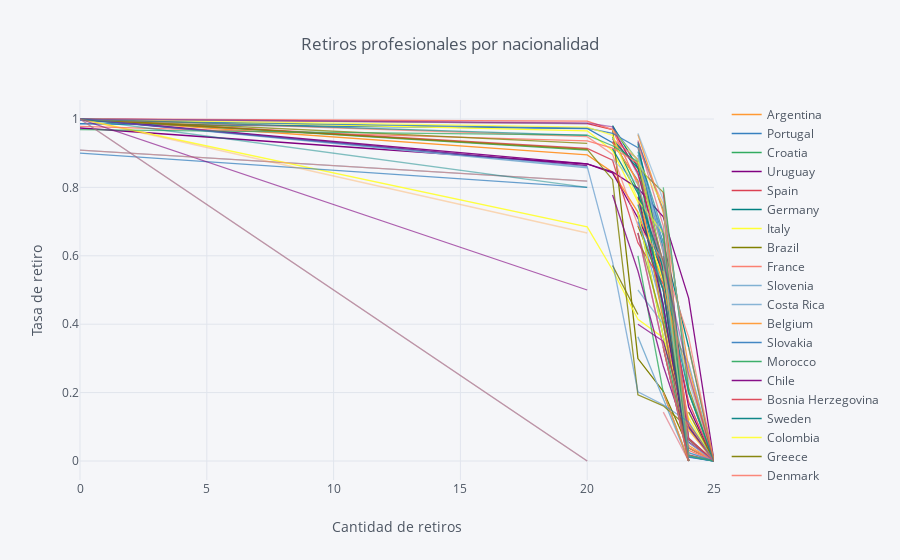

Notebook cell for this chart:
### Code cell
rates=survival(test, 'Nationality', 'Expire', 'Retirement')
rates.iplot(kind='line', xTitle='Cantidad de retiros', 
            yTitle='Tasa de retiro', title='Retiros profesionales por nacionalidad')

### Figure 1 — Plotly figure (JSON) as saved in the notebook; plotly's stock layout.template omitted (floating-point values rounded to 4 significant figures)
{"data": [{"line": {"color": "rgba(255, 153, 51, 1.0)", "dash": "solid", "shape": "linear", "width": 1.3}, "mode": "lines", "name": "Argentina", "text": "", "type": "scatter", "x": [0, 20, 21, 22, 23, 24, 25], "y": [1, 0.8949, 0.8444, 0.7276, 0.5214, 0.1089, 0]}, {"line": {"color": "rgba(55, 128, 191, 1.0)", "dash": "solid", "shape": "linear", "width": 1.3}, "mode": "lines", "name": "Portugal", "text": "", "type": "scatter", "x": [0, 20, 21, 22, 23, 24, 25], "y": [0.9861, 0.9722, 0.9306, 0.8194, 0.4583, 0.01389, 0]}, {"line": {"color": "rgba(50, 171, 96, 1.0)", "dash": "solid", "shape": "linear", "width": 1.3}, "mode": "lines", "name": "Croatia", "text": "", "type": "scatter", "x": [0, 20, 21, 22, 23, 24, 25], "y": [1, "", 0.9474, 0.7895, 0.4211, 0.1053, 0]}, {"line": {"color": "rgba(128, 0, 128, 1.0)", "dash": "solid", "shape": "linear", "width": 1.3}, "mode": "lines", "name": "Uruguay", "text": "", "type": "scatter", "x": [0, 20, 21, 22, 23, 24, 25], "y": [0.9737, 0.8684, 0.8421, 0.7105, 0.5526, 0.1579, 0]}, {"line": {"color": "rgba(219, 64, 82, 1.0)", "dash": "solid", "shape": "linear", "width": 1.3}, "mode": "lines", "name": "Spain", "text": "", "type": "scatter", "x": [0, 20, 21, 22, 23, 24, 25], "y": [1, 0.9866, 0.9688, 0.8438, 0.558, 0.01786, 0]}, {"line": {"color": "rgba(0, 128, 128, 1.0)", "dash": "solid", "shape": "linear", "width": 1.3}, "mode": "lines", "name": "Germany", "text": "", "type": "scatter", "x": [0, 20, 21, 22, 23, 24, 25], "y": [1, "", 0.9806, 0.8581, 0.6258, 0.0129, 0]}, {"line": {"color": "rgba(255, 255, 51, 1.0)", "dash": "solid", "shape": "linear", "width": 1.3}, "mode": "lines", "name": "Italy", "text": "", "type": "scatter", "x": [0, 20, 21, 22, 23, 24, 25], "y": [1, 0.9653, 0.9075, 0.7572, 0.526, 0, ""]}, {"line": {"color": "rgba(128, 128, 0, 1.0)", "dash": "solid", "shape": "linear", "width": 1.3}, "mode": "lines", "name": "Brazil", "text": "", "type": "scatter", "x": [0, 20, 21, 22, 23, 24, 25], "y": [1, "", 0.9713, 0.2994, 0.2038, 0.03822, 0]}, {"line": {"color": "rgba(251, 128, 114, 1.0)", "dash": "solid", "shape": "linear", "width": 1.3}, "mode": "lines", "name": "France", "text": "", "type": "scatter", "x": [0, 20, 21, 22, 23, 24, 25], "y": [1, 0.9938, 0.9689, 0.8075, 0.5466, 0.03106, 0]}, {"line": {"color": "rgba(128, 177, 211, 1.0)", "dash": "solid", "shape": "linear", "width": 1.3}, "mode": "lines", "name": "Slovenia", "text": "", "type": "scatter", "x": [0, 20, 21, 22, 23, 24, 25], "y": [0.9091, 0.8182, "", 0.3636, 0.1818, 0, ""]}, {"line": {"color": "rgba(128, 177, 211, 0.935483870967742)", "dash": "solid", "shape": "linear", "width": 1.3}, "mode": "lines", "name": "Costa Rica", "text": "", "type": "scatter", "x": [0, 20, 21, 22, 23, 24, 25], "y": [1, 0.8571, "", 0.7143, 0.4286, 0.2857, 0]}, {"line": {"color": "rgba(255, 153, 51, 0.935483870967742)", "dash": "solid", "shape": "linear", "width": 1.3}, "mode": "lines", "name": "Belgium", "text": "", "type": "scatter", "x": [0, 20, 21, 22, 23, 24, 25], "y": [0.9773, "", 0.9318, 0.8182, 0.4091, 0.04545, 0]}, {"line": {"color": "rgba(55, 128, 191, 0.935483870967742)", "dash": "solid", "shape": "linear", "width": 1.3}, "mode": "lines", "name": "Slovakia", "text": "", "type": "scatter", "x": [0, 20, 21, 22, 23, 24, 25], "y": [1, "", "", 0.9333, 0.7333, 0.06667, 0]}, {"line": {"color": "rgba(50, 171, 96, 0.935483870967742)", "dash": "solid", "shape": "linear", "width": 1.3}, "mode": "lines", "name": "Morocco", "text": "", "type": "scatter", "x": [0, 20, 21, 22, 23, 24, 25], "y": [1, "", "", 0.875, 0.4375, 0.0625, 0]}, {"line": {"color": "rgba(128, 0, 128, 0.935483870967742)", "dash": "solid", "shape": "linear", "width": 1.3}, "mode": "lines", "name": "Chile", "text": "", "type": "scatter", "x": [0, 20, 21, 22, 23, 24, 25], "y": [1, 0.869, 0.8452, 0.7976, 0.7143, 0.4762, 0]}, {"line": {"color": "rgba(219, 64, 82, 0.935483870967742)", "dash": "solid", "shape": "linear", "width": 1.3}, "mode": "lines", "name": "Bosnia Herzegovina", "text": "", "type": "scatter", "x": [0, 20, 21, 22, 23, 24, 25], "y": [1, "", 0.9333, 0.8667, 0.5333, 0.06667, 0]}, {"line": {"color": "rgba(0, 128, 128, 0.935483870967742)", "dash": "solid", "shape": "linear", "width": 1.3}, "mode": "lines", "name": "Sweden", "text": "", "type": "scatter", "x": [0, 20, 21, 22, 23, 24, 25], "y": [0.9855, "", 0.942, 0.8551, 0.6377, 0.3333, 0]}, {"line": {"color": "rgba(255, 255, 51, 0.935483870967742)", "dash": "solid", "shape": "linear", "width": 1.3}, "mode": "lines", "name": "Colombia", "text": "", "type": "scatter", "x": [0, 20, 21, 22, 23, 24, 25], "y": [1, 0.6847, 0.5586, 0.4144, 0.3604, 0.1261, 0]}, {"line": {"color": "rgba(128, 128, 0, 0.935483870967742)", "dash": "solid", "shape": "linear", "width": 1.3}, "mode": "lines", "name": "Greece", "text": "", "type": "scatter", "x": [0, 20, 21, 22, 23, 24, 25], "y": [1, "", "", 0.6875, 0.5, 0, ""]}, {"line": {"color": "rgba(251, 128, 114, 0.935483870967742)", "dash": "solid", "shape": "linear", "width": 1.3}, "mode": "lines", "name": "Denmark", "text": "", "type": "scatter", "x": [0, 20, 21, 22, 23, 24, 25], "y": [0.9787, 0.9362, 0.9149, 0.8723, 0.5745, 0.1064, 0]}, {"line": {"color": "rgba(251, 128, 114, 0.8709677419354838)", "dash": "solid", "shape": "linear", "width": 1.3}, "mode": "lines", "name": "Netherlands", "text": "", "type": "scatter", "x": [0, 20, 21, 22, 23, 24, 25], "y": [1, "", 0.9412, 0.8824, 0.6078, 0.03922, 0]}, {"line": {"color": "rgba(128, 177, 211, 0.8709677419354838)", "dash": "solid", "shape": "linear", "width": 1.3}, "mode": "lines", "name": "Poland", "text": "", "type": "scatter", "x": [0, 20, 21, 22, 23, 24, 25], "y": [0.9851, "", "", 0.8955, 0.6119, 0.01493, 0]}, {"line": {"color": "rgba(255, 153, 51, 0.8709677419354838)", "dash": "solid", "shape": "linear", "width": 1.3}, "mode": "lines", "name": "Norway", "text": "", "type": "scatter", "x": [0, 20, 21, 22, 23, 24, 25], "y": [1, "", "", 0.9545, 0.7273, 0.2727, 0]}, {"line": {"color": "rgba(55, 128, 191, 0.8709677419354838)", "dash": "solid", "shape": "linear", "width": 1.3}, "mode": "lines", "name": "England", "text": "", "type": "scatter", "x": [0, 20, 21, 22, 23, 24, 25], "y": [0.9962, 0.9734, 0.9582, 0.9163, 0.6312, 0.01141, 0]}, {"line": {"color": "rgba(50, 171, 96, 0.8709677419354838)", "dash": "solid", "shape": "linear", "width": 1.3}, "mode": "lines", "name": "Ukraine", "text": "", "type": "scatter", "x": [0, 20, 21, 22, 23, 24, 25], "y": [1, 0.9091, "", 0.7273, 0.3636, 0, ""]}, {"line": {"color": "rgba(128, 0, 128, 0.8709677419354838)", "dash": "solid", "shape": "linear", "width": 1.3}, "mode": "lines", "name": "Serbia", "text": "", "type": "scatter", "x": [0, 20, 21, 22, 23, 24, 25], "y": [1, 0.8636, "", 0.7727, 0.4545, 0, ""]}, {"line": {"color": "rgba(219, 64, 82, 0.8709677419354838)", "dash": "solid", "shape": "linear", "width": 1.3}, "mode": "lines", "name": "Mexico", "text": "", "type": "scatter", "x": [0, 20, 21, 22, 23, 24, 25], "y": [1, 0.9138, 0.8793, 0.6379, 0.5172, 0.1724, 0]}, {"line": {"color": "rgba(0, 128, 128, 0.8709677419354838)", "dash": "solid", "shape": "linear", "width": 1.3}, "mode": "lines", "name": "Czech Republic", "text": "", "type": "scatter", "x": [0, 20, 21, 22, 23, 24, 25], "y": [1, "", 0.913, 0.7826, 0.5652, 0, ""]}, {"line": {"color": "rgba(255, 255, 51, 0.8709677419354838)", "dash": "solid", "shape": "linear", "width": 1.3}, "mode": "lines", "name": "Ghana", "text": "", "type": "scatter", "x": [0, 20, 21, 22, 23, 24, 25], "y": [1, "", "", 0.7273, 0.3636, 0.09091, 0]}, {"line": {"color": "rgba(128, 128, 0, 0.8709677419354838)", "dash": "solid", "shape": "linear", "width": 1.3}, "mode": "lines", "name": "Ecuador", "text": "", "type": "scatter", "x": [0, 20, 21, 22, 23, 24, 25], "y": [0.7143, "", 0.5714, 0.4286, "", 0.1429, 0]}, {"line": {"color": "rgba(128, 128, 0, 0.8064516129032258)", "dash": "solid", "shape": "linear", "width": 1.3}, "mode": "lines", "name": "Japan", "text": "", "type": "scatter", "x": [0, 20, 21, 22, 23, 24, 25], "y": [1, 0.9113, 0.8226, 0.1935, 0.1613, 0.09677, 0]}, {"line": {"color": "rgba(251, 128, 114, 0.8064516129032258)", "dash": "solid", "shape": "linear", "width": 1.3}, "mode": "lines", "name": "Israel", "text": "", "type": "scatter", "x": [0, 20, 21, 22, 23, 24, 25], "y": [1, "", "", "", 0.6, 0, ""]}, {"line": {"color": "rgba(128, 177, 211, 0.8064516129032258)", "dash": "solid", "shape": "linear", "width": 1.3}, "mode": "lines", "name": "Romania", "text": "", "type": "scatter", "x": [0, 20, 21, 22, 23, 24, 25], "y": [0.7, "", "", 0.5, 0.4, 0, ""]}, {"line": {"color": "rgba(255, 153, 51, 0.8064516129032258)", "dash": "solid", "shape": "linear", "width": 1.3}, "mode": "lines", "name": "Russia", "text": "", "type": "scatter", "x": [0, 20, 21, 22, 23, 24, 25], "y": [0.8667, "", 0.8, "", 0.5333, 0, ""]}, {"line": {"color": "rgba(55, 128, 191, 0.8064516129032258)", "dash": "solid", "shape": "linear", "width": 1.3}, "mode": "lines", "name": "Switzerland", "text": "", "type": "scatter", "x": [0, 20, 21, 22, 23, 24, 25], "y": [1, "", 0.9756, 0.878, 0.6585, 0.02439, 0]}, {"line": {"color": "rgba(50, 171, 96, 0.8064516129032258)", "dash": "solid", "shape": "linear", "width": 1.3}, "mode": "lines", "name": "Guinea", "text": "", "type": "scatter", "x": [0, 20, 21, 22, 23, 24, 25], "y": [1, "", "", 0.6, 0.2, 0, ""]}, {"line": {"color": "rgba(128, 0, 128, 0.8064516129032258)", "dash": "solid", "shape": "linear", "width": 1.3}, "mode": "lines", "name": "Ivory Coast", "text": "", "type": "scatter", "x": [0, 20, 21, 22, 23, 24, 25], "y": [0.8333, "", 0.7778, 0.5556, 0.2778, 0.05556, 0]}, {"line": {"color": "rgba(219, 64, 82, 0.8064516129032258)", "dash": "solid", "shape": "linear", "width": 1.3}, "mode": "lines", "name": "Peru", "text": "", "type": "scatter", "x": [0, 20, 21, 22, 23, 24, 25], "y": [0.6667, "", "", "", 0.3333, 0, ""]}, {"line": {"color": "rgba(0, 128, 128, 0.8064516129032258)", "dash": "solid", "shape": "linear", "width": 1.3}, "mode": "lines", "name": "Turkey", "text": "", "type": "scatter", "x": [0, 20, 21, 22, 23, 24, 25], "y": [1, "", "", 0.9286, 0.5536, 0, ""]}, {"line": {"color": "rgba(255, 255, 51, 0.8064516129032258)", "dash": "solid", "shape": "linear", "width": 1.3}, "mode": "lines", "name": "Togo", "text": "", "type": "scatter", "x": [0, 20, 21, 22, 23, 24, 25], "y": [1, "", "", "", 0, "", ""]}, {"line": {"color": "rgba(255, 255, 51, 0.7419354838709677)", "dash": "solid", "shape": "linear", "width": 1.3}, "mode": "lines", "name": "Austria", "text": "", "type": "scatter", "x": [0, 20, 21, 22, 23, 24, 25], "y": [1, 0.9762, 0.9524, 0.7619, 0.6667, 0, ""]}, {"line": {"color": "rgba(128, 128, 0, 0.7419354838709677)", "dash": "solid", "shape": "linear", "width": 1.3}, "mode": "lines", "name": "Finland", "text": "", "type": "scatter", "x": [0, 20, 21, 22, 23, 24, 25], "y": [1, 0.9286, "", 0.8571, 0.7857, 0.2143, 0]}, {"line": {"color": "rgba(251, 128, 114, 0.7419354838709677)", "dash": "solid", "shape": "linear", "width": 1.3}, "mode": "lines", "name": "United States", "text": "", "type": "scatter", "x": [0, 20, 21, 22, 23, 24, 25], "y": [1, 0.9483, 0.8966, 0.6897, 0.5862, 0.3621, 0]}, {"line": {"color": "rgba(128, 177, 211, 0.7419354838709677)", "dash": "solid", "shape": "linear", "width": 1.3}, "mode": "lines", "name": "Senegal", "text": "", "type": "scatter", "x": [0, 20, 21, 22, 23, 24, 25], "y": [1, "", "", 0.8947, 0.6316, 0.05263, 0]}, {"line": {"color": "rgba(255, 153, 51, 0.7419354838709677)", "dash": "solid", "shape": "linear", "width": 1.3}, "mode": "lines", "name": "Estonia", "text": "", "type": "scatter", "x": [0, 20, 21, 22, 23, 24, 25], "y": [1, "", "", "", 0.5, "", 0]}, {"line": {"color": "rgba(55, 128, 191, 0.7419354838709677)", "dash": "solid", "shape": "linear", "width": 1.3}, "mode": "lines", "name": "Venezuela", "text": "", "type": "scatter", "x": [0, 20, 21, 22, 23, 24, 25], "y": [0.9, 0.8, "", 0.7, 0.5, 0.1, 0]}, {"line": {"color": "rgba(50, 171, 96, 0.7419354838709677)", "dash": "solid", "shape": "linear", "width": 1.3}, "mode": "lines", "name": "Scotland", "text": "", "type": "scatter", "x": [0, 20, 21, 22, 23, 24, 25], "y": [0.9688, 0.9531, 0.9219, 0.875, 0.5781, 0.01563, 0]}, {"line": {"color": "rgba(128, 0, 128, 0.7419354838709677)", "dash": "solid", "shape": "linear", "width": 1.3}, "mode": "lines", "name": "Paraguay", "text": "", "type": "scatter", "x": [0, 20, 21, 22, 23, 24, 25], "y": [0.6, "", "", 0.4, 0.35, 0.1, 0]}, {"line": {"color": "rgba(219, 64, 82, 0.7419354838709677)", "dash": "solid", "shape": "linear", "width": 1.3}, "mode": "lines", "name": "Bulgaria", "text": "", "type": "scatter", "x": [0, 20, 21, 22, 23, 24, 25], "y": [0.3333, "", "", "", "", 0, ""]}, {"line": {"color": "rgba(0, 128, 128, 0.7419354838709677)", "dash": "solid", "shape": "linear", "width": 1.3}, "mode": "lines", "name": "South Africa", "text": "", "type": "scatter", "x": [0, 20, 21, 22, 23, 24, 25], "y": [0.8667, "", "", 0.8, 0.5333, 0.2, 0]}, {"line": {"color": "rgba(0, 128, 128, 0.6774193548387097)", "dash": "solid", "shape": "linear", "width": 1.3}, "mode": "lines", "name": "Madagascar", "text": "", "type": "scatter", "x": [0, 20, 21, 22, 23, 24, 25], "y": [1, "", "", 0.75, 0.5, 0, ""]}, {"line": {"color": "rgba(255, 255, 51, 0.6774193548387097)", "dash": "solid", "shape": "linear", "width": 1.3}, "mode": "lines", "name": "Hungary", "text": "", "type": "scatter", "x": [0, 20, 21, 22, 23, 24, 25], "y": [0.5, "", "", "", "", 0, ""]}, {"line": {"color": "rgba(128, 128, 0, 0.6774193548387097)", "dash": "solid", "shape": "linear", "width": 1.3}, "mode": "lines", "name": "Algeria", "text": "", "type": "scatter", "x": [0, 20, 21, 22, 23, 24, 25], "y": [1, "", "", 0.6667, 0.4, 0, ""]}, {"line": {"color": "rgba(251, 128, 114, 0.6774193548387097)", "dash": "solid", "shape": "linear", "width": 1.3}, "mode": "lines", "name": "Cape Verde", "text": "", "type": "scatter", "x": [0, 20, 21, 22, 23, 24, 25], "y": [1, "", "", "", 0.2, 0, ""]}, {"line": {"color": "rgba(128, 177, 211, 0.6774193548387097)", "dash": "solid", "shape": "linear", "width": 1.3}, "mode": "lines", "name": "Burkina Faso", "text": "", "type": "scatter", "x": [0, 20, 21, 22, 23, 24, 25], "y": [1, "", "", "", 0.3333, 0, ""]}, {"line": {"color": "rgba(255, 153, 51, 0.6774193548387097)", "dash": "solid", "shape": "linear", "width": 1.3}, "mode": "lines", "name": "DR Congo", "text": "", "type": "scatter", "x": [0, 20, 21, 22, 23, 24, 25], "y": [1, "", "", "", 0.5556, 0.1111, 0]}, {"line": {"color": "rgba(55, 128, 191, 0.6774193548387097)", "dash": "solid", "shape": "linear", "width": 1.3}, "mode": "lines", "name": "Cuba", "text": "", "type": "scatter", "x": [0, 20, 21, 22, 23, 24, 25], "y": [1, "", "", "", "", "", 0]}, {"line": {"color": "rgba(50, 171, 96, 0.6774193548387097)", "dash": "solid", "shape": "linear", "width": 1.3}, "mode": "lines", "name": "Nigeria", "text": "", "type": "scatter", "x": [0, 20, 21, 22, 23, 24, 25], "y": [1, "", "", "", 0.8, 0.2, 0]}, {"line": {"color": "rgba(128, 0, 128, 0.6774193548387097)", "dash": "solid", "shape": "linear", "width": 1.3}, "mode": "lines", "name": "FYR Macedonia", "text": "", "type": "scatter", "x": [0, 20, 21, 22, 23, 24, 25], "y": [1, "", "", 0.6667, 0.3333, 0, ""]}, {"line": {"color": "rgba(219, 64, 82, 0.6774193548387097)", "dash": "solid", "shape": "linear", "width": 1.3}, "mode": "lines", "name": "Cameroon", "text": "", "type": "scatter", "x": [0, 20, 21, 22, 23, 24, 25], "y": [1, "", "", "", 0.7857, 0, ""]}, {"line": {"color": "rgba(219, 64, 82, 0.6129032258064515)", "dash": "solid", "shape": "linear", "width": 1.3}, "mode": "lines", "name": "Uzbekistan", "text": "", "type": "scatter", "x": [0, 20, 21, 22, 23, 24, 25], "y": [1, "", "", "", "", 0, ""]}, {"line": {"color": "rgba(0, 128, 128, 0.6129032258064515)", "dash": "solid", "shape": "linear", "width": 1.3}, "mode": "lines", "name": "Wales", "text": "", "type": "scatter", "x": [0, 20, 21, 22, 23, 24, 25], "y": [1, 0.9524, "", 0.9048, 0.6667, 0, ""]}, {"line": {"color": "rgba(255, 255, 51, 0.6129032258064515)", "dash": "solid", "shape": "linear", "width": 1.3}, "mode": "lines", "name": "Australia", "text": "", "type": "scatter", "x": [0, 20, 21, 22, 23, 24, 25], "y": [1, "", 0.9697, 0.8788, 0.5758, 0, ""]}, {"line": {"color": "rgba(128, 128, 0, 0.6129032258064515)", "dash": "solid", "shape": "linear", "width": 1.3}, "mode": "lines", "name": "Georgia", "text": "", "type": "scatter", "x": [0, 20, 21, 22, 23, 24, 25], "y": [1, "", "", 0.5, "", 0, ""]}, {"line": {"color": "rgba(251, 128, 114, 0.6129032258064515)", "dash": "solid", "shape": "linear", "width": 1.3}, "mode": "lines", "name": "Jamaica", "text": "", "type": "scatter", "x": [0, 20, 21, 22, 23, 24, 25], "y": [1, "", "", 0.9167, 0.75, 0, ""]}, {"line": {"color": "rgba(128, 177, 211, 0.6129032258064515)", "dash": "solid", "shape": "linear", "width": 1.3}, "mode": "lines", "name": "Republic of Ireland", "text": "", "type": "scatter", "x": [0, 20, 21, 22, 23, 24, 25], "y": [1, 0.9861, "", 0.9583, 0.7639, 0.2361, 0]}, {"line": {"color": "rgba(255, 153, 51, 0.6129032258064515)", "dash": "solid", "shape": "linear", "width": 1.3}, "mode": "lines", "name": "Zimbabwe", "text": "", "type": "scatter", "x": [0, 20, 21, 22, 23, 24, 25], "y": [1, "", "", "", 0.5, 0.25, 0]}, {"line": {"color": "rgba(55, 128, 191, 0.6129032258064515)", "dash": "solid", "shape": "linear", "width": 1.3}, "mode": "lines", "name": "Moldova", "text": "", "type": "scatter", "x": [0, 20, 21, 22, 23, 24, 25], "y": [1, "", "", "", 0, "", ""]}, {"line": {"color": "rgba(50, 171, 96, 0.6129032258064515)", "dash": "solid", "shape": "linear", "width": 1.3}, "mode": "lines", "name": "Mozambique", "text": "", "type": "scatter", "x": [0, 20, 21, 22, 23, 24, 25], "y": [1, "", "", "", 0, "", ""]}, {"line": {"color": "rgba(128, 0, 128, 0.6129032258064515)", "dash": "solid", "shape": "linear", "width": 1.3}, "mode": "lines", "name": "Sierra Leone", "text": "", "type": "scatter", "x": [0, 20, 21, 22, 23, 24, 25], "y": [1, 0.5, "", "", "", 0, ""]}, {"line": {"color": "rgba(128, 0, 128, 0.5483870967741935)", "dash": "solid", "shape": "linear", "width": 1.3}, "mode": "lines", "name": "Benin", "text": "", "type": "scatter", "x": [0, 20, 21, 22, 23, 24, 25], "y": [1, "", "", "", 0.5, 0, ""]}, {"line": {"color": "rgba(219, 64, 82, 0.5483870967741935)", "dash": "solid", "shape": "linear", "width": 1.3}, "mode": "lines", "name": "Northern Ireland", "text": "", "type": "scatter", "x": [0, 20, 21, 22, 23, 24, 25], "y": [1, "", "", 0.9375, 0.6875, 0.0625, 0]}, {"line": {"color": "rgba(0, 128, 128, 0.5483870967741935)", "dash": "solid", "shape": "linear", "width": 1.3}, "mode": "lines", "name": "Syria", "text": "", "type": "scatter", "x": [0, 20, 21, 22, 23, 24, 25], "y": [1, "", "", "", "", 0, ""]}, {"line": {"color": "rgba(255, 255, 51, 0.5483870967741935)", "dash": "solid", "shape": "linear", "width": 1.3}, "mode": "lines", "name": "Tunisia", "text": "", "type": "scatter", "x": [0, 20, 21, 22, 23, 24, 25], "y": [1, "", "", 0.875, 0.75, 0, ""]}, {"line": {"color": "rgba(128, 128, 0, 0.5483870967741935)", "dash": "solid", "shape": "linear", "width": 1.3}, "mode": "lines", "name": "Bolivia", "text": "", "type": "scatter", "x": [0, 20, 21, 22, 23, 24, 25], "y": [0.1667, "", 0, "", "", "", ""]}, {"line": {"color": "rgba(251, 128, 114, 0.5483870967741935)", "dash": "solid", "shape": "linear", "width": 1.3}, "mode": "lines", "name": "Canada", "text": "", "type": "scatter", "x": [0, 20, 21, 22, 23, 24, 25], "y": [0.9091, 0.8182, "", "", 0.6364, 0.09091, 0]}, {"line": {"color": "rgba(128, 177, 211, 0.5483870967741935)", "dash": "solid", "shape": "linear", "width": 1.3}, "mode": "lines", "name": "Saudi Arabia", "text": "", "type": "scatter", "x": [0, 20, 21, 22, 23, 24, 25], "y": [1, "", 0.881, 0.8095, 0.5714, 0, ""]}, {"line": {"color": "rgba(255, 153, 51, 0.5483870967741935)", "dash": "solid", "shape": "linear", "width": 1.3}, "mode": "lines", "name": "Iceland", "text": "", "type": "scatter", "x": [0, 20, 21, 22, 23, 24, 25], "y": [0.5, "", "", "", 0.2, 0, ""]}, {"line": {"color": "rgba(55, 128, 191, 0.5483870967741935)", "dash": "solid", "shape": "linear", "width": 1.3}, "mode": "lines", "name": "Korea Republic", "text": "", "type": "scatter", "x": [0, 20, 21, 22, 23, 24, 25], "y": [1, 0.8608, 0.5823, 0.2025, 0.1646, 0.1139, 0]}, {"line": {"color": "rgba(50, 171, 96, 0.5483870967741935)", "dash": "solid", "shape": "linear", "width": 1.3}, "mode": "lines", "name": "Haiti", "text": "", "type": "scatter", "x": [0, 20, 21, 22, 23, 24, 25], "y": [1, "", "", "", "", 0, ""]}, {"line": {"color": "rgba(50, 171, 96, 0.48387096774193555)", "dash": "solid", "shape": "linear", "width": 1.3}, "mode": "lines", "name": "Angola", "text": "", "type": "scatter", "x": [0, 20, 21, 22, 23, 24, 25], "y": [1, "", "", "", 0.6667, 0, ""]}, {"line": {"color": "rgba(128, 0, 128, 0.48387096774193555)", "dash": "solid", "shape": "linear", "width": 1.3}, "mode": "lines", "name": "China PR", "text": "", "type": "scatter", "x": [0, 20, 21, 22, 23, 24, 25], "y": [1, 0.9884, 0.9767, 0.8372, 0.5814, 0.2558, 0]}, {"line": {"color": "rgba(219, 64, 82, 0.48387096774193555)", "dash": "solid", "shape": "linear", "width": 1.3}, "mode": "lines", "name": "Egypt", "text": "", "type": "scatter", "x": [0, 20, 21, 22, 23, 24, 25], "y": [0.5714, "", "", "", 0.1429, 0, ""]}, {"line": {"color": "rgba(0, 128, 128, 0.48387096774193555)", "dash": "solid", "shape": "linear", "width": 1.3}, "mode": "lines", "name": "Honduras", "text": "", "type": "scatter", "x": [0, 20, 21, 22, 23, 24, 25], "y": [1, 0.8, "", "", 0.6, 0.2, 0]}, {"line": {"color": "rgba(255, 255, 51, 0.48387096774193555)", "dash": "solid", "shape": "linear", "width": 1.3}, "mode": "lines", "name": "Congo", "text": "", "type": "scatter", "x": [0, 20, 21, 22, 23, 24, 25], "y": [1, "", "", "", "", 0, ""]}, {"line": {"color": "rgba(128, 128, 0, 0.48387096774193555)", "dash": "solid", "shape": "linear", "width": 1.3}, "mode": "lines", "name": "São Tomé & Príncipe", "text": "", "type": "scatter", "x": [0, 20, 21, 22, 23, 24, 25], "y": [1, "", 0, "", "", "", ""]}, {"line": {"color": "rgba(251, 128, 114, 0.48387096774193555)", "dash": "solid", "shape": "linear", "width": 1.3}, "mode": "lines", "name": "Eritrea", "text": "", "type": "scatter", "x": [0, 20, 21, 22, 23, 24, 25], "y": [1, "", "", "", "", 0, ""]}, {"line": {"color": "rgba(128, 177, 211, 0.48387096774193555)", "dash": "solid", "shape": "linear", "width": 1.3}, "mode": "lines", "name": "Oman", "text": "", "type": "scatter", "x": [0, 20, 21, 22, 23, 24, 25], "y": [1, "", "", "", 0, "", ""]}, {"line": {"color": "rgba(255, 153, 51, 0.48387096774193555)", "dash": "solid", "shape": "linear", "width": 1.3}, "mode": "lines", "name": "Albania", "text": "", "type": "scatter", "x": [0, 20, 21, 22, 23, 24, 25], "y": [1, "", "", 0.6667, "", 0.3333, 0]}, {"line": {"color": "rgba(55, 128, 191, 0.48387096774193555)", "dash": "solid", "shape": "linear", "width": 1.3}, "mode": "lines", "name": "Fiji", "text": "", "type": "scatter", "x": [0, 20, 21, 22, 23, 24, 25], "y": [1, "", "", "", "", 0, ""]}, {"line": {"color": "rgba(55, 128, 191, 0.41935483870967755)", "dash": "solid", "shape": "linear", "width": 1.3}, "mode": "lines", "name": "New Caledonia", "text": "", "type": "scatter", "x": [0, 20, 21, 22, 23, 24, 25], "y": [1, "", "", "", 0, "", ""]}, {"line": {"color": "rgba(50, 171, 96, 0.41935483870967755)", "dash": "solid", "shape": "linear", "width": 1.3}, "mode": "lines", "name": "Korea DPR", "text": "", "type": "scatter", "x": [0, 20, 21, 22, 23, 24, 25], "y": [1, "", "", 0, "", "", ""]}, {"line": {"color": "rgba(128, 0, 128, 0.41935483870967755)", "dash": "solid", "shape": "linear", "width": 1.3}, "mode": "lines", "name": "Mali", "text": "", "type": "scatter", "x": [0, 20, 21, 22, 23, 24, 25], "y": [1, "", "", 0.75, "", 0, ""]}, {"line": {"color": "rgba(219, 64, 82, 0.41935483870967755)", "dash": "solid", "shape": "linear", "width": 1.3}, "mode": "lines", "name": "Panama", "text": "", "type": "scatter", "x": [0, 20, 21, 22, 23, 24, 25], "y": [1, "", 0.6667, "", "", 0, ""]}, {"line": {"color": "rgba(0, 128, 128, 0.41935483870967755)", "dash": "solid", "shape": "linear", "width": 1.3}, "mode": "lines", "name": "Latvia", "text": "", "type": "scatter", "x": [0, 20, 21, 22, 23, 24, 25], "y": [1, "", "", "", 0.5, 0, ""]}, {"line": {"color": "rgba(255, 255, 51, 0.41935483870967755)", "dash": "solid", "shape": "linear", "width": 1.3}, "mode": "lines", "name": "Kosovo", "text": "", "type": "scatter", "x": [0, 20, 21, 22, 23, 24, 25], "y": [1, "", 0.5, "", "", "", 0]}, {"line": {"color": "rgba(128, 128, 0, 0.41935483870967755)", "dash": "solid", "shape": "linear", "width": 1.3}, "mode": "lines", "name": "Uganda", "text": "", "type": "scatter", "x": [0, 20, 21, 22, 23, 24, 25], "y": [1, "", "", "", "", "", 0]}, {"line": {"color": "rgba(251, 128, 114, 0.41935483870967755)", "dash": "solid", "shape": "linear", "width": 1.3}, "mode": "lines", "name": "Montenegro", "text": "", "type": "scatter", "x": [0, 20, 21, 22, 23, 24, 25], "y": [1, "", "", 0.6667, 0.3333, 0, ""]}, {"line": {"color": "rgba(128, 177, 211, 0.41935483870967755)", "dash": "solid", "shape": "linear", "width": 1.3}, "mode": "lines", "name": "Belarus", "text": "", "type": "scatter", "x": [0, 20, 21, 22, 23, 24, 25], "y": [1, "", "", "", 0, "", ""]}, {"line": {"color": "rgba(255, 153, 51, 0.41935483870967755)", "dash": "solid", "shape": "linear", "width": 1.3}, "mode": "lines", "name": "Kuwait", "text": "", "type": "scatter", "x": [0, 20, 21, 22, 23, 24, 25], "y": [1, 0, "", "", "", "", ""]}, {"line": {"color": "rgba(255, 153, 51, 0.3548387096774193)", "dash": "solid", "shape": "linear", "width": 1.3}, "mode": "lines", "name": "Armenia", "text": "", "type": "scatter", "x": [0, 20, 21, 22, 23, 24, 25], "y": [1, 0.6667, "", "", 0.3333, 0, ""]}, {"line": {"color": "rgba(55, 128, 191, 0.3548387096774193)", "dash": "solid", "shape": "linear", "width": 1.3}, "mode": "lines", "name": "Iran", "text": "", "type": "scatter", "x": [0, 20, 21, 22, 23, 24, 25], "y": [1, "", "", "", 0.75, 0, ""]}, {"line": {"color": "rgba(50, 171, 96, 0.3548387096774193)", "dash": "solid", "shape": "linear", "width": 1.3}, "mode": "lines", "name": "Thailand", "text": "", "type": "scatter", "x": [0, 20, 21, 22, 23, 24, 25], "y": [1, "", "", "", "", "", 0]}, {"line": {"color": "rgba(128, 0, 128, 0.3548387096774193)", "dash": "solid", "shape": "linear", "width": 1.3}, "mode": "lines", "name": "Guatemala", "text": "", "type": "scatter", "x": [0, 20, 21, 22, 23, 24, 25], "y": [1, 0, "", "", "", "", ""]}, {"line": {"color": "rgba(219, 64, 82, 0.3548387096774193)", "dash": "solid", "shape": "linear", "width": 1.3}, "mode": "lines", "name": "New Zealand", "text": "", "type": "scatter", "x": [0, 20, 21, 22, 23, 24, 25], "y": [0.8, "", "", "", 0.4, 0, ""]}, {"line": {"color": "rgba(0, 128, 128, 0.3548387096774193)", "dash": "solid", "shape": "linear", "width": 1.3}, "mode": "lines", "name": "Equatorial Guinea", "text": "", "type": "scatter", "x": [0, 20, 21, 22, 23, 24, 25], "y": [1, "", "", "", "", "", 0]}, {"line": {"color": "rgba(255, 255, 51, 0.3548387096774193)", "dash": "solid", "shape": "linear", "width": 1.3}, "mode": "lines", "name": "Cyprus", "text": "", "type": "scatter", "x": [0, 20, 21, 22, 23, 24, 25], "y": [1, "", "", 0, "", "", ""]}, {"line": {"color": "rgba(128, 128, 0, 0.3548387096774193)", "dash": "solid", "shape": "linear", "width": 1.3}, "mode": "lines", "name": "Guam", "text": "", "type": "scatter", "x": [0, 20, 21, 22, 23, 24, 25], "y": [1, "", "", 0, "", "", ""]}, {"line": {"color": "rgba(251, 128, 114, 0.3548387096774193)", "dash": "solid", "shape": "linear", "width": 1.3}, "mode": "lines", "name": "India", "text": "", "type": "scatter", "x": [0, 20, 21, 22, 23, 24, 25], "y": [0, "", "", "", "", "", ""]}, {"line": {"color": "rgba(128, 177, 211, 0.3548387096774193)", "dash": "solid", "shape": "linear", "width": 1.3}, "mode": "lines", "name": "Palestine", "text": "", "type": "scatter", "x": [0, 20, 21, 22, 23, 24, 25], "y": [1, "", "", "", "", 0, ""]}, {"line": {"color": "rgba(128, 177, 211, 0.2903225806451613)", "dash": "solid", "shape": "linear", "width": 1.3}, "mode": "lines", "name": "Gabon", "text": "", "type": "scatter", "x": [0, 20, 21, 22, 23, 24, 25], "y": [1, 0, "", "", "", "", ""]}, {"line": {"color": "rgba(255, 153, 51, 0.2903225806451613)", "dash": "solid", "shape": "linear", "width": 1.3}, "mode": "lines", "name": "El Salvador", "text": "", "type": "scatter", "x": [0, 20, 21, 22, 23, 24, 25], "y": [1, "", "", "", "", "", 0]}, {"line": {"color": "rgba(55, 128, 191, 0.2903225806451613)", "dash": "solid", "shape": "linear", "width": 1.3}, "mode": "lines", "name": "Kenya", "text": "", "type": "scatter", "x": [0, 20, 21, 22, 23, 24, 25], "y": [1, "", 0, "", "", "", ""]}, {"line": {"color": "rgba(50, 171, 96, 0.2903225806451613)", "dash": "solid", "shape": "linear", "width": 1.3}, "mode": "lines", "name": "Gambia", "text": "", "type": "scatter", "x": [0, 20, 21, 22, 23, 24, 25], "y": [1, "", "", "", "", "", 0]}, {"line": {"color": "rgba(128, 0, 128, 0.2903225806451613)", "dash": "solid", "shape": "linear", "width": 1.3}, "mode": "lines", "name": "Ethiopia", "text": "", "type": "scatter", "x": [0, 20, 21, 22, 23, 24, 25], "y": [1, "", "", "", "", 0, ""]}, {"line": {"color": "rgba(219, 64, 82, 0.2903225806451613)", "dash": "solid", "shape": "linear", "width": 1.3}, "mode": "lines", "name": "Lithuania", "text": "", "type": "scatter", "x": [0, 20, 21, 22, 23, 24, 25], "y": [1, "", "", "", 0, "", ""]}, {"line": {"color": "rgba(0, 128, 128, 0.2903225806451613)", "dash": "solid", "shape": "linear", "width": 1.3}, "mode": "lines", "name": "Barbados", "text": "", "type": "scatter", "x": [0, 20, 21, 22, 23, 24, 25], "y": [1, "", "", "", "", 0, ""]}, {"line": {"color": "rgba(255, 255, 51, 0.2903225806451613)", "dash": "solid", "shape": "linear", "width": 1.3}, "mode": "lines", "name": "Puerto Rico", "text": "", "type": "scatter", "x": [0, 20, 21, 22, 23, 24, 25], "y": [1, "", "", "", "", "", 0]}, {"line": {"color": "rgba(128, 128, 0, 0.2903225806451613)", "dash": "solid", "shape": "linear", "width": 1.3}, "mode": "lines", "name": "Guyana", "text": "", "type": "scatter", "x": [0, 20, 21, 22, 23, 24, 25], "y": [1, "", "", "", "", 0, ""]}, {"line": {"color": "rgba(251, 128, 114, 0.2903225806451613)", "dash": "solid", "shape": "linear", "width": 1.3}, "mode": "lines", "name": "Hong Kong", "text": "", "type": "scatter", "x": [0, 20, 21, 22, 23, 24, 25], "y": [1, "", "", "", "", "", 0]}, {"line": {"color": "rgba(251, 128, 114, 0.2258064516129033)", "dash": "solid", "shape": "linear", "width": 1.3}, "mode": "lines", "name": "Azerbaijan", "text": "", "type": "scatter", "x": [0, 20, 21, 22, 23, 24, 25], "y": [1, "", "", "", "", 0, ""]}, {"line": {"color": "rgba(128, 177, 211, 0.2258064516129033)", "dash": "solid", "shape": "linear", "width": 1.3}, "mode": "lines", "name": "Sudan", "text": "", "type": "scatter", "x": [0, 20, 21, 22, 23, 24, 25], "y": [1, "", "", "", "", 0, ""]}, {"line": {"color": "rgba(255, 153, 51, 0.2258064516129033)", "dash": "solid", "shape": "linear", "width": 1.3}, "mode": "lines", "name": "Comoros", "text": "", "type": "scatter", "x": [0, 20, 21, 22, 23, 24, 25], "y": [1, "", "", "", 0, "", ""]}, {"line": {"color": "rgba(55, 128, 191, 0.2258064516129033)", "dash": "solid", "shape": "linear", "width": 1.3}, "mode": "lines", "name": "Trinidad & Tobago", "text": "", "type": "scatter", "x": [0, 20, 21, 22, 23, 24, 25], "y": [1, "", "", "", "", 0, ""]}], "layout": {"legend": {"bgcolor": "#F5F6F9", "font": {"color": "#4D5663"}}, "paper_bgcolor": "#F5F6F9", "plot_bgcolor": "#F5F6F9", "title": {"font": {"color": "#4D5663"}, "text": "Retiros profesionales por nacionalidad"}, "xaxis": {"gridcolor": "#E1E5ED", "showgrid": true, "tickfont": {"color": "#4D5663"}, "title": {"font": {"color": "#4D5663"}, "text": "Cantidad de retiros"}, "zerolinecolor": "#E1E5ED"}, "yaxis": {"gridcolor": "#E1E5ED", "showgrid": true, "tickfont": {"color": "#4D5663"}, "title": {"font": {"color": "#4D5663"}, "text": "Tasa de retiro"}, "zerolinecolor": "#E1E5ED"}}}
